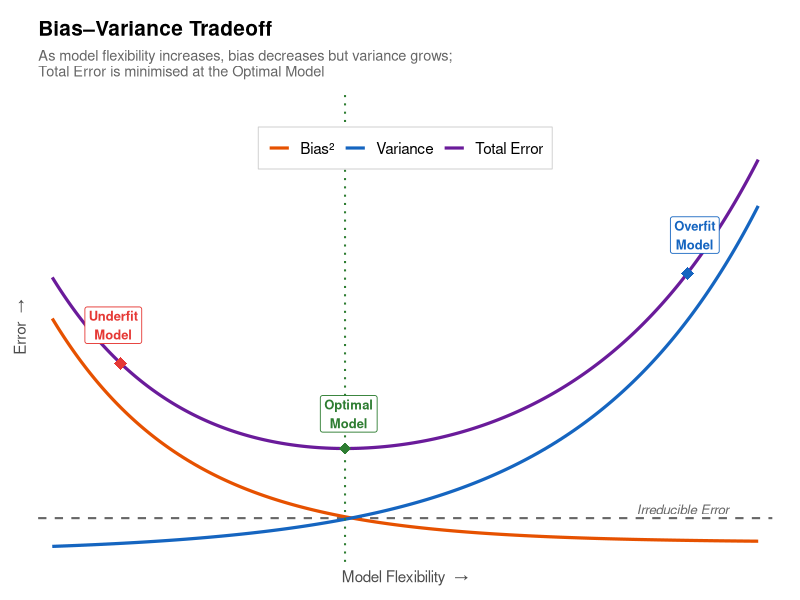

The R script that drew this image:
# =============================================================================
# Phase 4c: Bias-Variance Tradeoff — Conceptual Illustration
# Project: Predicting Employee Attrition Using AI
# Output:  outputs/plots/15_bias_variance_tradeoff.png
# =============================================================================

library(ggplot2)

# =============================================================================
# Generate conceptual curves
# =============================================================================

x <- seq(0.5, 10, length.out = 300)   # model flexibility (arbitrary units)

irreducible <- 0.10

# Bias² — decreases as flexibility increases (exponential decay)
bias2 <- 0.85 * exp(-0.55 * x) + irreducible * 0.3

# Variance — increases as flexibility increases (exponential growth)
variance <- 0.015 * exp(0.42 * x)

# Total Error = Bias² + Variance + Irreducible
total <- bias2 + variance + irreducible

# Build long-format data frame for ggplot
df <- rbind(
  data.frame(x = x, y = bias2,      curve = "Bias²"),
  data.frame(x = x, y = variance,   curve = "Variance"),
  data.frame(x = x, y = total,      curve = "Total Error")
)

df$curve <- factor(df$curve, levels = c("Bias²", "Variance", "Total Error"))

# =============================================================================
# Key marker positions
# =============================================================================

# Optimal model = minimum of Total Error
opt_idx     <- which.min(total)
opt_x       <- x[opt_idx]
opt_y       <- total[opt_idx]

# Underfit = low flexibility (left region)
uf_x        <- x[round(0.10 * length(x))]
uf_y        <- total[round(0.10 * length(x))]

# Overfit = high flexibility (right region)
of_x        <- x[round(0.90 * length(x))]
of_y        <- total[round(0.90 * length(x))]

markers <- data.frame(
  x     = c(uf_x,           opt_x,           of_x),
  y     = c(uf_y,           opt_y,           of_y),
  label = c("Underfit\nModel", "Optimal\nModel", "Overfit\nModel"),
  color = c("#E53935",       "#2E7D32",        "#1565C0")
)

# =============================================================================
# Plot
# =============================================================================

curve_colors <- c(
  "Bias²"       = "#E65100",
  "Variance"    = "#1565C0",
  "Total Error" = "#6A1B9A"
)

p <- ggplot() +

  # Irreducible error — dashed horizontal line
  geom_hline(yintercept = irreducible, linetype = "dashed",
             color = "grey40", linewidth = 0.7) +
  annotate("text", x = 9.6, y = irreducible + 0.025,
           label = "Irreducible Error", color = "grey40",
           size = 3.4, hjust = 1, fontface = "italic") +

  # Main curves
  geom_line(data = df, aes(x = x, y = y, color = curve),
            linewidth = 1.1) +

  # Shaded region showing bias-variance gap around optimal
  geom_vline(xintercept = opt_x, linetype = "dotted",
             color = "#2E7D32", linewidth = 0.7) +

  # Marker points
  geom_point(data = markers, aes(x = x, y = y),
             color = markers$color, size = 4, shape = 18) +

  # Marker labels with offset boxes
  annotate("label",
           x     = c(uf_x - 0.1, opt_x + 0.05, of_x + 0.1),
           y     = c(uf_y + 0.11, opt_y + 0.10, of_y + 0.11),
           label = c("Underfit\nModel", "Optimal\nModel", "Overfit\nModel"),
           color = c("#E53935", "#2E7D32", "#1565C0"),
           fill  = "white", label.size = 0.3,
           size  = 3.3, fontface = "bold", hjust = c(0.5, 0.5, 0.5)) +

  # Scales and labels
  scale_color_manual(values = curve_colors) +
  scale_x_continuous(
    name   = "Model Flexibility  \u2192",
    breaks = NULL,
    expand = expansion(mult = c(0.02, 0.02))
  ) +
  scale_y_continuous(
    name   = "Error  \u2192",
    limits = c(0, max(total) * 1.15),
    breaks = NULL,
    expand = expansion(mult = c(0.02, 0.02))
  ) +

  labs(
    title    = "Bias–Variance Tradeoff",
    subtitle = "As model flexibility increases, bias decreases but variance grows;\nTotal Error is minimised at the Optimal Model",
    color    = NULL
  ) +

  theme_minimal(base_size = 13) +
  theme(
    plot.title       = element_text(face = "bold", size = 15),
    plot.subtitle    = element_text(color = "grey40", size = 10.5, margin = margin(b = 8)),
    legend.position  = c(0.50, 0.88),
    legend.direction = "horizontal",
    legend.background = element_rect(fill = "white", color = "grey80", linewidth = 0.3),
    legend.text      = element_text(size = 11),
    panel.grid       = element_blank(),
    axis.text        = element_blank(),
    axis.title.x     = element_text(size = 11, color = "grey30", margin = margin(t = 6)),
    axis.title.y     = element_text(size = 11, color = "grey30", margin = margin(r = 6)),
    axis.line        = element_line(color = "grey50", linewidth = 0.5),
    plot.margin      = margin(15, 20, 10, 10)
  )

# =============================================================================
# Save
# =============================================================================

dir.create("../outputs/plots", recursive = TRUE, showWarnings = FALSE)
ggsave("../outputs/plots/15_bias_variance_tradeoff.png", p,
       width = 9, height = 6, dpi = 150)

cat("Saved: outputs/plots/15_bias_variance_tradeoff.png\n")
